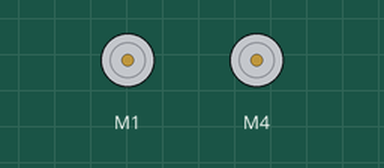
Simulated run of this sketch. Board: Arduino Uno, built with avr-gcc and run on an emulated ATmega328P. On the bench: 2 × DC motor (green arrow = forward, orange = backward, longer = faster).

Above: at 0.1 s.
At 2.1 s:
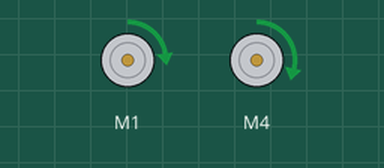
Timing chart, 0 to 3.6 s (numbered marks = the images above):
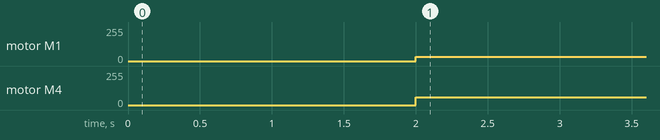

Measured:
- by itself, motor M1: stopped → forward 32/255 at 2.0 s
- by itself, motor M4: stopped → forward 57/255 at 2.0 s

The sketch:

motor_test.ino
```cpp
#include <AFMotor.h>

AF_DCMotor motorL(1);
AF_DCMotor motorR(4);

#define MOTORSPEED 32

void setup() {
  // turn on motor
  motorL.setSpeed(MOTORSPEED);
  motorR.setSpeed(MOTORSPEED+25); //40

  motorL.run(RELEASE);
  motorR.run(RELEASE);

  delay(2000);
  motorL.run(FORWARD);
  motorR.run(FORWARD);
}

void loop() {
}
```
